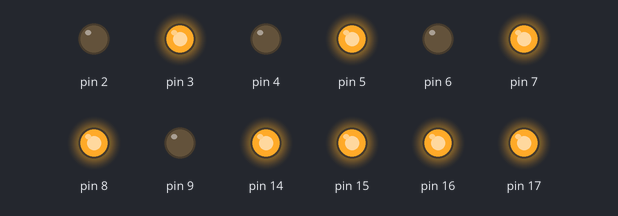
Bench run of a sketch on a simulated Arduino Uno, built with avr-gcc and run on an emulated ATmega328P. Parts: output pins drawn as LEDs (lit = HIGH). What the sketch prints to the serial monitor is not drawn.

Above: at 0.1 s.
At 3.4 s:
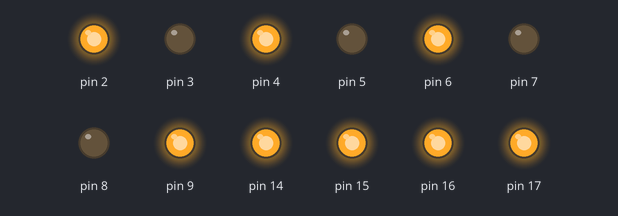
At 5.8 s:
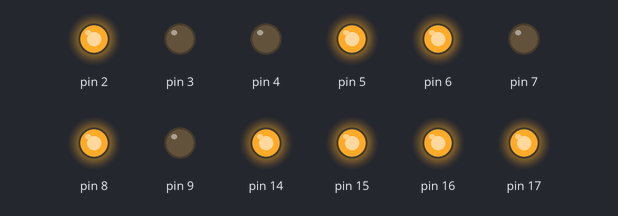
At 8.5 s:
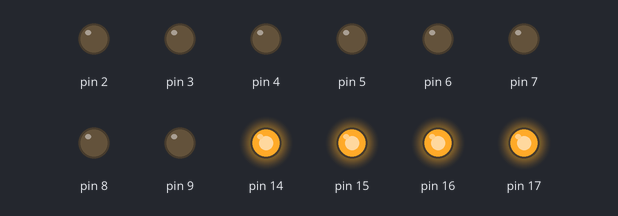
Timing chart, 0 to 10.0 s (numbered marks = the images above):
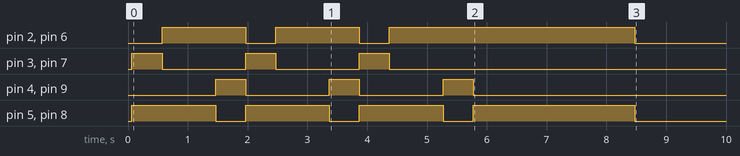

The sketch:

_2ndtry.ino
```cpp
//WAVEFRONT ALGORITHM TEST IN SERIAL MONITOR WHEN MATRIX IS FILLED ON ITS OWN
int nothing=0;
int wall=255;
int goal=2;
int robot=254;
int Map[6][6]={{255,255,255,255,255,255},{255,0,0,0,0,255},{255,0,0,0,0,255},{255,0,0,0,0,255},{255,0,0,0,0,255},{255,255,255,255,255,255}};
int robot_x=4;
int robot_y=1;
int goal_x=1;
int goal_y=4;
int x=0;
int y=0;
int a,b,c,d,e;
int minimum_node=250;
int min_node_location=0;
int reset_min=250;
void left()
{
  digitalWrite(2, HIGH);
  digitalWrite(3,LOW );
  digitalWrite(5, LOW);
  digitalWrite(4, HIGH);
  digitalWrite(6, HIGH);
  digitalWrite(7,LOW );
  digitalWrite(8, LOW);
  digitalWrite(9, HIGH);
}

void right()
{
  digitalWrite(2, LOW);
  digitalWrite(3,HIGH );
  digitalWrite(5, HIGH);
  digitalWrite(4, LOW);
  digitalWrite(6, LOW);
  digitalWrite(7,HIGH );
  digitalWrite(8, HIGH);
  digitalWrite(9, LOW);
}

void up()
{
  digitalWrite(2, HIGH);
  digitalWrite(3,LOW );
  digitalWrite(5, HIGH);
  digitalWrite(4, LOW);
  digitalWrite(6, HIGH);
  digitalWrite(7,LOW );
  digitalWrite(8, HIGH);
  digitalWrite(9, LOW);
}

void down()
{
  digitalWrite(2, LOW);
  digitalWrite(3,HIGH);
  digitalWrite(5, LOW);
  digitalWrite(4, HIGH);
  digitalWrite(6, LOW);
  digitalWrite(7,HIGH);
  digitalWrite(8, LOW);
  digitalWrite(9, HIGH);
}
void Stop()
{
  digitalWrite(2, LOW);
  digitalWrite(3,LOW);
  digitalWrite(4, LOW);
  digitalWrite(5, LOW);
  digitalWrite(6, LOW);
  digitalWrite(7,LOW);
  digitalWrite(8, LOW);
  digitalWrite(9, LOW);
}
//int propagate_wavefront(int robot_x, int robot_y, int goal_x, int goal_y);
//void unpropagate(int robot_x, int robot_y);
//int min_surrounding_node_value(int x, int y);
//void clear_map(void);


int propagate_wavefront(int robot_x, int robot_y, int goal_x, int goal_y)
  {
  //clear old wavefront


  //counter=0;//reset the counter for each run!
    //while(counter<50)//allows for recycling until robot is found
      //  {
        x=0;
        y=0;
      while(x<6 && y<6)//while the map hasnt been fully scanned
        {
        //if this location is a wall or the goal, just ignore it
        if (Map[x][y] != wall && Map[x][y] != goal)
          {
          //a full trail to the robot has been located, finished!
          //if (min_surrounding_node_value(x, y) < reset_min && Map[x][y]==robot)
           // {
            //finshed! tell robot to start moving down path
           // return min_node_location;
            //}
          //record a value in to this node
          min_surrounding_node_value(x,y);
           if (minimum_node<reset_min && Map[x][y]!=robot)//if this isnt here, 'nothing' will go in the location
            Map[x][y]=minimum_node+1;
          }

        //go to next node and/or row
        y++;
        if (y==6 && x!=6)
          {
          x++;
          y=0;
          }
  //      }
//      counter++;
        }
    return 0;
  }

void unpropagate(int robot_x, int robot_y)//clears old path to determine new path
  {
  //stay within boundary
  for(x=0; x<6; x++)
    for(y=0; y<6; y++)
      if (Map[x][y] != wall && Map[x][y] != goal) //if this location is something, just ignore it
        Map[x][y] = nothing;//clear that space

  //store robot location in map
  Map[robot_x][robot_y]=robot;
  //store robot location in map
  Map[goal_x][goal_y]=goal;
  }

//if no solution is found, delete all walls from map
void clear_map(void)
  {
  for(x=0;x<6;x++)
    for(y=0;y<6;y++)
      if (Map[x][y] != robot && Map[x][y] != goal)
        Map[x][y]=nothing;
  }

//this function looks at a node and returns the lowest value around that node
//1 is up, 2 is right, 3 is down, and 4 is left (clockwise)
int min_surrounding_node_value(int x, int y)
  {
  minimum_node=reset_min;//reset minimum

  //down
  if(x < 5)//not out of boundary
    if  (Map[x+1][y] < minimum_node && Map[x+1][y] != nothing)//find the lowest number node, and exclude empty nodes (0's)
        {
      minimum_node = Map[x+1][y];
      min_node_location=3;
            }

  //up
  if(x > 0)
    if  (Map[x-1][y] < minimum_node && Map[x-1][y] != nothing)
        {
      minimum_node = Map[x-1][y];
      min_node_location=1;
            }

  //right
  if(y < 5)
    if  (Map[x][y+1] < minimum_node && Map[x][y+1] != nothing)
        {
      minimum_node = Map[x][y+1];
      min_node_location=2;
            }

  //left
  if(y > 0)
    if  (Map[x][y-1] < minimum_node && Map[x][y-1] != nothing)
        {
      minimum_node = Map[x][y-1];
      min_node_location=4;
            }

  return minimum_node;
  }


void scanp()
{
d=Map[robot_x-1][robot_y];
c=Map[robot_x+1][robot_y];
a=Map[robot_x][robot_y-1];
b=Map[robot_x][robot_y+1];
e=min(a,min(b,min(c,d)));
Serial.print(e);
if(e==Map[robot_x][robot_y-1])
{
  robot_y=robot_y-1;
  left();
  Serial.println("l");
  delay(500);
  up();
  Serial.println("u");
  delay(900);
  right();
  delay(500);
}
if(e==Map[robot_x][robot_y+1])
{
 robot_y=robot_y+1;
  right();
  Serial.println("r");
  delay(500);
  up();
  Serial.println("u");
  delay(900);
  left();
  delay(500);
}
if(e==Map[robot_x-1][robot_y])
{
  robot_x=robot_x-1;
  up();
  Serial.println("u");
  delay(900);
}
if(e==Map[robot_x+1][robot_y])
{
  robot_x=robot_x+1;
  down();
  Serial.println("d");
  delay(900);
}
}

void setup() {
Serial.begin(9600);
 pinMode(2, OUTPUT);
  pinMode(3, OUTPUT);
  pinMode(4, OUTPUT);
  pinMode(5, OUTPUT);
  pinMode(6, OUTPUT);
  pinMode(7, OUTPUT);
  pinMode(8, OUTPUT);
  pinMode(9, OUTPUT);
  pinMode(14, OUTPUT);
  pinMode(15, OUTPUT);
  pinMode(16, OUTPUT);
  pinMode(17, OUTPUT);
  digitalWrite(14,HIGH);
  digitalWrite(15,HIGH);
  digitalWrite(16,HIGH);
  digitalWrite(17,HIGH);
  unpropagate(robot_x, robot_y);
  propagate_wavefront(robot_x,robot_y,goal_x,goal_y);
 for(int i=0;i<6;i++)
 {
  for(int j=0;j<6;j++)
  {
    if(Map[i][j]==nothing)
    propagate_wavefront(robot_x,robot_y,goal_x,goal_y);
  }
}
  for(int i=0;i<6;i++)
{
  for(int j=0;j<6;j++)
  {
     Serial.print(Map[i][j]);
     Serial.print(" ");
  }
  Serial.println();
}

//for(int i=0;i<6;i++)
//{
//  for(int j=0;j<6;j++)
//  {
//    if(Map[i][j]<min_val)
//    {
//      min_val=Map[i][j];
//    }
//  }
//}
//Serial.print(min_val);
}


void loop() {
//  propagate_wavefront(robot_x,robot_y,goal_x,goal_y);
//  for(int i=0;i<6;i++)
//{
//  for(int j=0;j<6;j++)
//  {
//     Serial.print(Map[i][j]);
//     Serial.print(" ");
//  }
//  Serial.println();
//}
 if(Map[robot_x][robot_y]!=Map[goal_x][goal_y])
  scanp();
  else
  {
    Stop();
    Serial.print("s");
  }
}
```

Measured:
- by itself, pin 2, pin 6: goes HIGH 1.4 s, LOW 0.50 s, HIGH 1.4 s, LOW 0.50 s, HIGH 4.1 s, then LOW
- by itself, pin 3, pin 4, pin 7, pin 9: alternates HIGH for 0.50 s and LOW for 1.4 s, 6 changes in all, then stays LOW
- by itself, pin 5, pin 8: goes 3 × (HIGH 1.4 s, LOW 0.50 s), HIGH 2.7 s, then LOW
